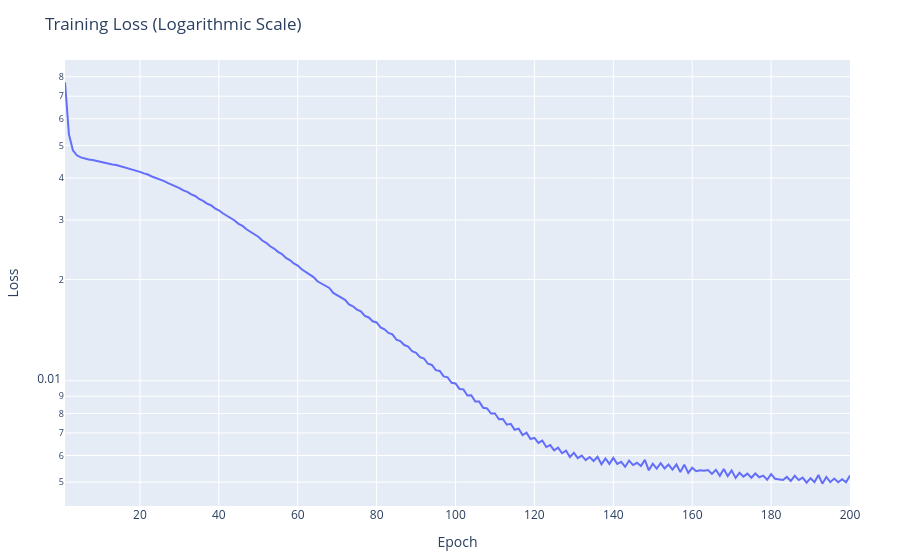
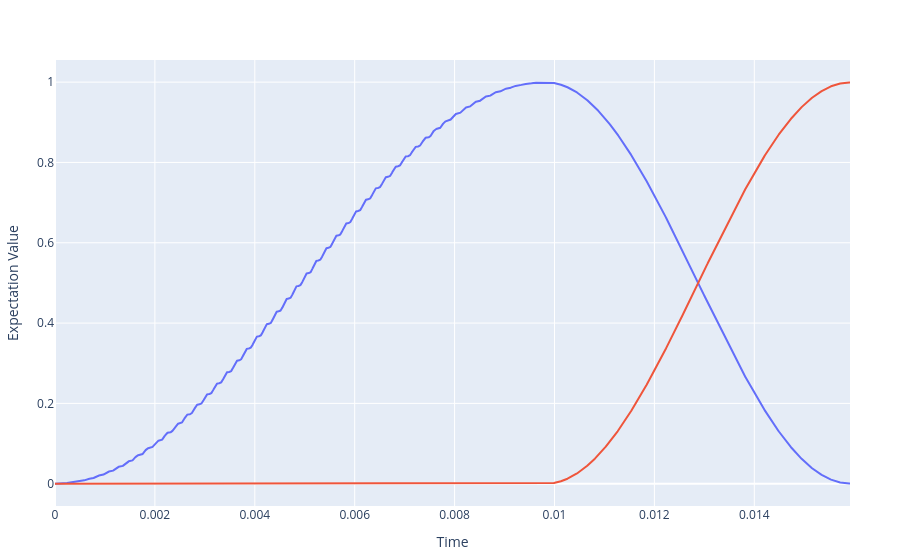

Write notebook code for charts like these, in order.
### Markdown cell above
______________

### Code cell
N_steps = 2
# Set seed for reproducibility
Random.seed!(42)

type_of_problem = :FL_1step
type_of_dynamics = :schroedinger_dynamic

function execution_dynamic_FL(type_of_problem, type_of_dynamics, N_steps)
    infidelities = []
    predictions = []
    models = []
    final_states = []


    n_pulses = 2 #for each step
    n_input, n_output = (dimension^2) + n_pulses, n_pulses

    type_of_correction = :correction_off
    norm_dataset = :normalized

    #= Dynamic features and initial conditions =#
    t0 = 0.0
    ψ0 = tensor(spindown(qub.basis),fockstate(mech_res.basis, 0))
    n_phonon = 0
    
    #= dimension of training+testing dataset =#
    n_samples = 150
    n_training = 140


    #= probability distribution for sampling parameters space =#
    dim_x, dim_y = 5e2, 5e2
    prs(x,y) = 1 / (dim_x * dim_y)

    for step in 1:N_steps

        #= Physical parameters =#
        T_exc_ini, T_exc_fin = 1e-5, 5e-2

        t_swap_th = π / (2*g*sqrt(step)); δ1 = 0.0005; δ2 = 0.00015;
        T_SWAP_ini, T_SWAP_fin = t_swap_th - δ1, t_swap_th + δ2;


        #= Features (see definitions.jl for further information) =#
        Step_states = creation_step_states(
            ψ0,
            step
        )

        FL_1step_features = fl_1step_features(
            Step_states.ψ_target_spinflip,
            Step_states.ψ_target_1step, 
            SUN_basis, 
            n_phonon, 
            type_of_correction
        )


        Dataset_features = dataset_features(
            type_of_problem, 
            [n_samples, n_training],
            [n_input, n_output], 
            [dim_x, dim_y], 
            [[T_exc_ini, T_exc_fin], [T_SWAP_ini, T_SWAP_fin]], 
            prs,  
            type_of_dynamics, 
            t0, 
            Step_states.ψ0,
            FL_1step_features,
            ["train_input_1step.csv", "train_output_1step.csv", "test_input_1step.csv", "test_output_1step.csv"],
            :generating,
            norm_dataset
        )

        ###############################################################################
        #= NN =#

        #= Main features =#
        η = 0.0001
        N_epochs = 200


        #= Model_input =#
        # Define neural network model
        model = Flux.f64(
            Flux.Chain(
            Flux.Dense(n_input, 500, relu),
            Flux.Dense(500, n_output),
            Flux.softplus
            )
        )

        target_input_1step = vcat([expectation_value(matrix, Step_states.ρ_target_1step) for matrix in SUN_basis], [0,0])
        NN_features = fl_1step_nn_features_(
            model,
            N_epochs,
            η,
            Flux.Optimise.setup(Flux.Optimisers.Adam(η), model),
            target_input_1step,
            [Dataset_features.t0, Step_states.ψ0, target_input_1step, Step_states.ψ_target_1step, Dataset_features.dynamics, Dataset_features.norm_dataset, FL_1step_features.correction, n_phonon, n_output, [[0.0,1.0],[0.0,1.0], [0.0,1.0], [0.0,1.0]]],
            :mse,
            :prediction_infidelity
        )

        #= EXECUTE ALGORITHM =#
        dataset_vector, time, final_state, infidelity_prediction = execute_problem_NN(Dataset_features, NN_features);


        #= Updating initial conditions =#
        t0, ψ0, n_phonon = t0 + (time[1] + time[2]), final_state, step



        push!(infidelities, infidelity_prediction)
        push!(predictions, time)
        push!(models, model)
        push!(final_states, final_state)
    end
    
    return SUN_basis, infidelities, predictions, models, final_states
end

data11, data21, data31, data41, data51 = execution_dynamic_FL(type_of_problem, type_of_dynamics, N_steps);

### Figure 1 — Plotly figure (JSON) as saved in the notebook; plotly's stock layout.template omitted (floating-point values rounded to 4 significant figures; data arrays with more than 128 entries replaced by an {"elided": "..."} marker saying what was removed)
{"data": [{"mode": "lines", "name": "Loss", "type": "scatter", "x": {"elided": "200 int values"}, "y": {"elided": "200 float values"}}], "layout": {"margin": {"b": 50, "l": 50, "r": 50, "t": 60}, "title": "Training Loss (Logarithmic Scale)", "xaxis": {"title": "Epoch"}, "yaxis": {"title": "Loss", "type": "log"}}}

### Figure 2 — Plotly figure (JSON) as saved in the notebook; plotly's stock layout.template omitted (floating-point values rounded to 4 significant figures; data arrays with more than 128 entries replaced by an {"elided": "..."} marker saying what was removed)
{"data": [{"mode": "lines", "name": "<σz>", "type": "scatter", "x": {"elided": "15916 float values"}, "y": {"elided": "15916 float values"}}, {"mode": "lines", "name": "<n>", "type": "scatter", "x": {"elided": "15916 float values"}, "y": {"elided": "15916 float values"}}], "layout": {"margin": {"b": 50, "l": 50, "r": 50, "t": 60}, "showlegend": false, "xaxis": {"title": {"text": "Time"}}, "yaxis": {"title": {"text": "Expectation Value"}}}}
